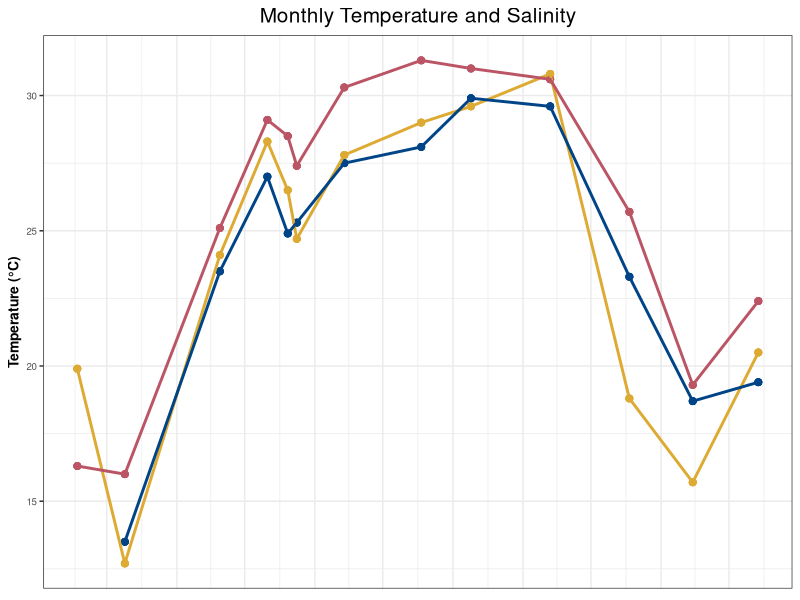
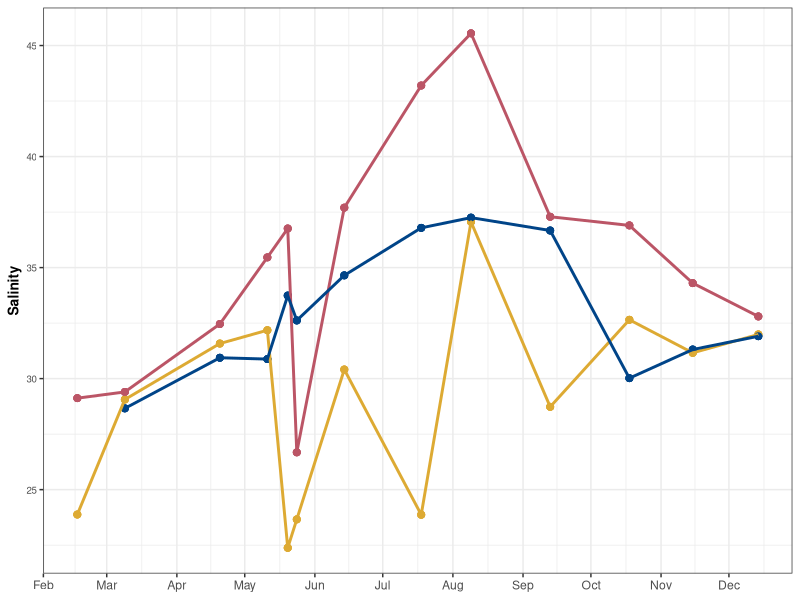
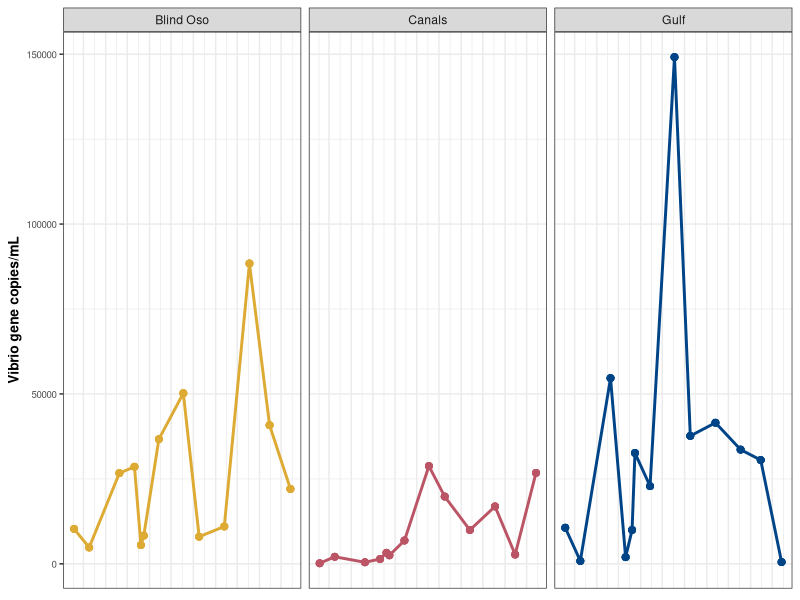
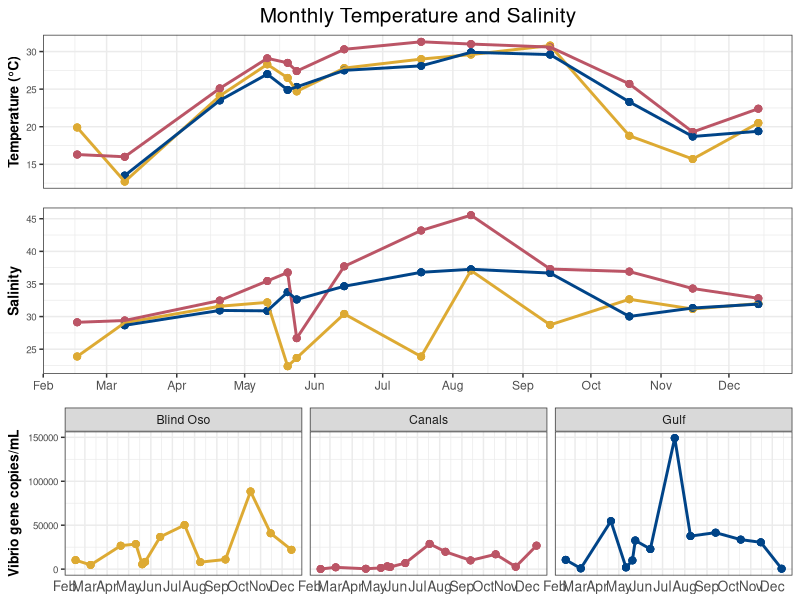
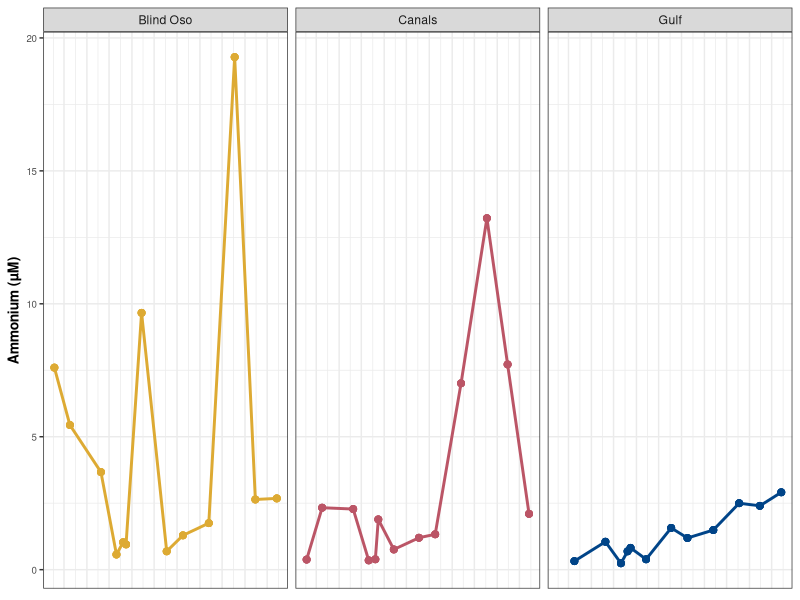
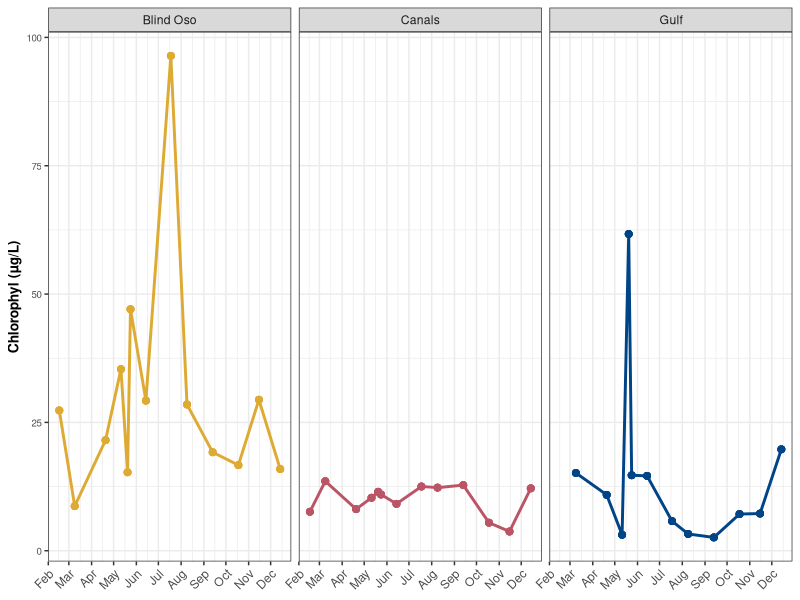
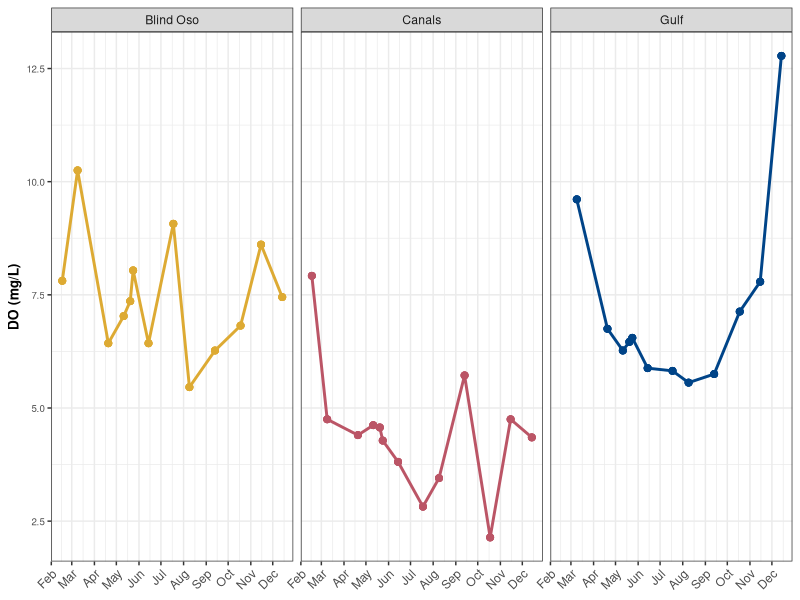
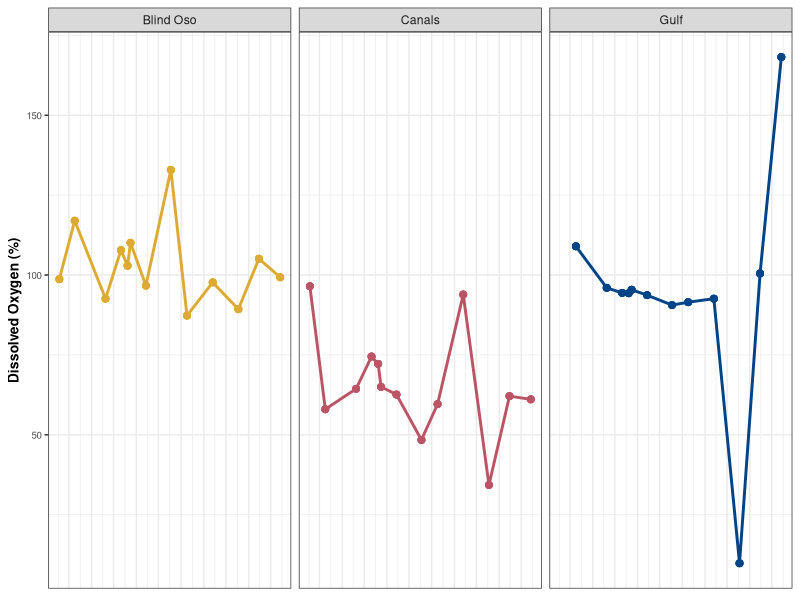

These figures' R source, in order:
## ---- chunk 1
library(tidyverse)
library(here)
library(ggpubr)
library(lubridate)
library(kableExtra) #Tables
## ---- chunk 2
here<- here::here
## ---- chunk 3
cbbPalette <- c("#DDAA33", "#BB5566", "#004488")
## ---- chunk 4
d1<- read_csv(here("data", "processed_data", "tx_master.csv"))
env<- read_csv(here("data", "processed_data", "env", "env_meta.csv"))
## ---- chunk 5
daily<- d1 %>%
  filter(Type %in% "Daily")

monthly<- d1 %>% 
  mutate(Type = case_when(d1$date == "2022-07-18"  ~ "Monthly", #This makes 7-18-22 a monthly value for July
                          d1$Type == "Monthly" ~ "Monthly")) %>%
  filter(Type %in% "Monthly") 
## ---- chunk 6
env_meta_monthly<- 
  env %>%
  dplyr::select(Date, Site, Water_depth) %>%
  filter(!between(Date, as.Date('2022-07-07'), as.Date("2022-07-17")),
         !Date %in% as.Date('2022-07-19'),
         !grepl('-', Water_depth),
         !Date %in% (c(as.Date('2022-06-28'), as.Date('2022-05-20'), as.Date('2022-05-24'), as.Date('2022-07-05')))) %>%
  unique() %>%
  drop_na() %>%
  mutate(Water_depth = as.numeric(Water_depth))

## ---- chunk 7
temp<- monthly %>% ggplot() + 
  geom_point(
  aes(
    x = date,
    y = temp,
    color = site),
  size = 2)+
  geom_line(
  aes(
    x = date,
    y = temp,
    color = site),
  size = 1)+
  theme_bw()+
  #facet_wrap(~site)+
  labs(
    x = "Date",
    y = "Temperature (°C)",
    title = "Monthly Temperature and Salinity",
    color = "Site")+
  theme(
    plot.title= element_text(hjust = 0.5, size = 15),
    axis.title.x = element_blank(),
    axis.ticks.x = element_blank(),
    axis.text.x = element_blank(),
    axis.text.y = element_text(size = 7),
    axis.title.y = element_text(size = 10, face = "bold"),
    legend.position = "none",
    legend.background = element_rect(colour = 'black', fill = 'white', linetype='solid')) + #Moves legend onto plot 
    scale_color_manual(values = cbbPalette)+
   scale_x_date(date_breaks="1 month", date_labels="%b")


temp
  
## ---- chunk 8
sal<-  monthly %>% ggplot() + 
  geom_point(
  aes(
    x = date,
    y = sal,
    color = site),
  size = 2)+
  geom_line(
  aes(
    x = date,
    y = sal,
    color = site),
  size = 1)+
  theme_bw()+
  #facet_wrap(~site)+
  labs(
    x = "Date",
    y = "Salinity",
   # title = "Monthly Temperatures",
    color = "Site")+
  theme(
    plot.title= element_text(hjust = 0.5, size = 20),
    axis.title.x = element_blank(),
    #axis.ticks.x = element_blank(),
    #axis.text.x = element_blank(),
    axis.text.y = element_text(size = 7),
    axis.title.y = element_text(size = 10, face = "bold"),
    legend.position = "none",
    legend.background = element_rect(colour = 'black', fill = 'white', linetype='solid')) + #Moves legend onto plot 
    scale_color_manual(values = cbbPalette)+
   scale_x_date(date_breaks="1 month", date_labels="%b")


sal
## ---- chunk 9
fig3 <- monthly %>% ggplot() + 
  geom_point(
  aes(
    x = date,
    y = copies_mL,
    color = site),
  size = 2)+
  geom_line(
  aes(
    x = date,
    y = copies_mL,
    color = site),
  size = 1)+
  theme_bw()+
  facet_wrap(~site)+
  labs(
    x = "Date",
    y = "Vibrio gene copies/mL",
   # title = "Monthly Temperatures",
    color = "Site")+
  theme(
    plot.title= element_text(hjust = 0.5, size = 20),
    axis.title.x = element_blank(),
    axis.ticks.x = element_blank(),
    axis.text.x = element_blank(),
    axis.text.y = element_text(size = 7),
    axis.title.y = element_text(size = 10, face = "bold"),
    legend.position = "none",
    legend.background = element_rect(colour = 'black', fill = 'white', linetype='solid')) + #Moves legend onto plot 
    scale_color_manual(values = cbbPalette)+

   scale_x_date(date_breaks="1 month", date_labels="%b")

fig3
## ---- chunk 10
figp<- ggarrange(temp,sal, fig3 + font("x.text", size = 10), ncol = 1, nrow = 3,align = "v")

figp
## ---- chunk 11
amm<- monthly %>% ggplot() + 
  geom_point(
  aes(
    x = date,
    y = amm,
    color = site),
  size = 2)+
  geom_line(
  aes(
    x = date,
    y = amm,
    color = site),
  size = 1)+
  theme_bw()+
  facet_wrap(~site)+
  labs(
    x = "Date",
    y = "Ammonium (µM)",
   # title = "Monthly Temperatures",
    color = "Site")+
  theme(
    plot.title= element_text(hjust = 0.5, size = 20),
    axis.title.x = element_blank(),
    axis.ticks.x = element_blank(),
    axis.text.x = element_blank(),
    axis.text.y = element_text(size = 7),
    axis.title.y = element_text(size = 10, face = "bold"),
    legend.position = "none",
    legend.background = element_rect(colour = 'black', fill = 'white', linetype='solid')) + #Moves legend onto plot 
    scale_color_manual(values = cbbPalette)+

   scale_x_date(date_breaks="1 month", date_labels="%b")
amm
## ---- chunk 12
chl<- monthly %>% ggplot() + 
  geom_point(
  aes(
    x = date,
    y = chl,
    color = site),
  size = 2)+
  geom_line(
  aes(
    x = date,
    y = chl,
    color = site),
  size = 1)+
  theme_bw()+
  facet_wrap(~site)+
  labs(
    x = "Date",
    y = "Chlorophyl (µg/L)",
   # title = "Monthly Temperatures",
    color = "Site")+
  theme(
    plot.title= element_text(hjust = 0.5, size = 20),
    axis.title.x = element_blank(),
   # axis.ticks.x = element_blank(),
    axis.text.x = element_text(hjust = 1, angle = 45),
    axis.text.y = element_text(size = 7),
    axis.title.y = element_text(size = 10, face = "bold"),
    legend.position = "none",
    legend.background = element_rect(colour = 'black', fill = 'white', linetype='solid')) + #Moves legend onto plot 
    scale_color_manual(values = cbbPalette)+

   scale_x_date(date_breaks="1 month", date_labels="%b")
chl
## ---- chunk 13
do_mgl<-monthly %>% ggplot() + 
  geom_point(
  aes(
    x = date,
    y = do_mgl,
    color = site),
  size = 2)+
  geom_line(
  aes(
    x = date,
    y = do_mgl,
    color = site),
  size = 1)+
  theme_bw()+
  facet_wrap(~site)+
  labs(
    x = "Date",
    y = "DO (mg/L)",
   # title = "Monthly Temperatures",
    color = "Site")+
  theme(
    plot.title= element_text(hjust = 0.5, size = 20),
    axis.title.x = element_blank(),
   # axis.ticks.x = element_blank(),
    axis.text.x = element_text(hjust = 1, angle = 45),
    axis.text.y = element_text(size = 7),
    axis.title.y = element_text(size = 10, face = "bold"),
    legend.position = "none",
    legend.background = element_rect(colour = 'black', fill = 'white', linetype='solid')) + #Moves legend onto plot 
    scale_color_manual(values = cbbPalette)+

   scale_x_date(date_breaks="1 month", date_labels="%b")
do_mgl
## ---- chunk 14
do_per<- monthly %>% ggplot() + 
  geom_point(
  aes(
    x = date,
    y = do_per,
    color = site),
  size = 2)+
  geom_line(
  aes(
    x = date,
    y = do_per,
    color = site),
  size = 1)+
  theme_bw()+
  facet_wrap(~site)+
  labs(
    x = "Date",
    y = "Dissolved Oxygen (%)",
   # title = "Monthly Temperatures",
    color = "Site")+
  theme(
    plot.title= element_text(hjust = 0.5, size = 20),
    axis.title.x = element_blank(),
    axis.ticks.x = element_blank(),
    axis.text.x = element_blank(),
    axis.text.y = element_text(size = 7),
    axis.title.y = element_text(size = 10, face = "bold"),
    legend.position = "none",
    legend.background = element_rect(colour = 'black', fill = 'white', linetype='solid')) + #Moves legend onto plot 
    scale_color_manual(values = cbbPalette)+

   scale_x_date(date_breaks="1 month", date_labels="%b")
do_per
## ---- chunk 15
ph<- monthly %>% ggplot() + 
  geom_point(
  aes(
    x = date,
    y = pH,
    color = site),
  size = 2)+
  geom_line(
  aes(
    x = date,
    y = pH,
    color = site),
  size = 1)+
  theme_bw()+
  facet_wrap(~site)+
  labs(
    x = "Date",
    y = "pH",
   # title = "Monthly Temperatures",
    color = "Site")+
  theme(
    plot.title= element_text(hjust = 0.5, size = 20),
    axis.title.x = element_blank(),
    axis.ticks.x = element_blank(),
    axis.text.x = element_blank(),
    axis.text.y = element_text(size = 7),
    axis.title.y = element_text(size = 10, face = "bold"),
    legend.position = "none",
    legend.background = element_rect(colour = 'black', fill = 'white', linetype='solid')) + #Moves legend onto plot 
    scale_color_manual(values = cbbPalette)+

   scale_x_date(date_breaks="1 month", date_labels="%b")
ph
## ---- chunk 16
secchi<- monthly %>% ggplot() + 
  geom_point(
  aes(
    x = date,
    y = secchi,
    color = site),
  size = 2)+
  geom_line(
  aes(
    x = date,
    y = secchi,
    color = site),
  size = 1)+
  theme_bw()+
  facet_wrap(~site)+
  labs(
    x = "Date",
    y = "Secchi Depth (m)",
   # title = "Monthly Temperatures",
    color = "Site")+
  theme(
    plot.title= element_text(hjust = 0.5, size = 20),
    axis.title.x = element_blank(),
    axis.ticks.x = element_blank(),
    axis.text.x = element_blank(),
    axis.text.y = element_text(size = 7),
    axis.title.y = element_text(size = 10, face = "bold"),
    legend.position = "none",
    legend.background = element_rect(colour = 'black', fill = 'white', linetype='solid')) + #Moves legend onto plot 
    scale_color_manual(values = cbbPalette)+

   scale_x_date(date_breaks="1 month", date_labels="%b")

secchi
## ---- chunk 17
nn<- monthly %>% ggplot() + 
  geom_point(
  aes(
    x = date,
    y = nn,
    color = site),
  size = 2)+
  geom_line(
  aes(
    x = date,
    y = nn,
    color = site),
  size = 1)+
  theme_bw()+
  facet_wrap(~site)+
  labs(
    x = "Date",
    y = "Nitrate+Nitrite (µM)",
   # title = "Monthly Temperatures",
    color = "Site")+
  theme(
    plot.title= element_text(hjust = 0.5, size = 20),
    axis.title.x = element_blank(),
    axis.ticks.x = element_blank(),
    axis.text.x = element_blank(),
    axis.text.y = element_text(size = 7),
    axis.title.y = element_text(size = 10, face = "bold"),
    legend.position = "none",
    legend.background = element_rect(colour = 'black', fill = 'white', linetype='solid')) + #Moves legend onto plot 
    scale_color_manual(values = cbbPalette)+

   scale_x_date(date_breaks="1 month", date_labels="%b")

nn
## ---- chunk 18
orthop<- monthly %>% ggplot() + 
  geom_point(
  aes(
    x = date,
    y = orthop,
    color = site),
  size = 2)+
  geom_line(
  aes(
    x = date,
    y = orthop,
    color = site),
  size = 1)+
  theme_bw()+
  facet_wrap(~site)+
  labs(
    x = "Date",
    y = "Orthophosphate (µM)",
   # title = "Monthly Temperatures",
    color = "Site")+
  theme(
    plot.title= element_text(hjust = 0.5, size = 20),
    axis.title.x = element_blank(),
    axis.ticks.x = element_blank(),
    axis.text.x = element_blank(),
    axis.text.y = element_text(size = 7),
    axis.title.y = element_text(size = 10, face = "bold"),
    legend.position = "none",
    legend.background = element_rect(colour = 'black', fill = 'white', linetype='solid')) + #Moves legend onto plot 
    scale_color_manual(values = cbbPalette)+

   scale_x_date(date_breaks="1 month", date_labels="%b")
orthop
## ---- chunk 19
sil<-monthly %>% 
  filter(site %in% "Canals") %>%
  ggplot() + 
  geom_point(
  aes(
    x = date,
    y = sil,
    color = site),
  size = 2)+
  geom_line(
  aes(
    x = date,
    y = sil,
    color = site))+
  theme_bw()+
  #facet_wrap(~site)+
  labs(
    x = "Date",
    y = "Silicate (µM)",
    title = "Canals: Silicate",
    color = "Site")+
  theme(
    plot.title= element_text(hjust = 0.5, size = 20),
   # axis.title.x = element_blank(),
    #axis.ticks.x = element_blank(),
    #axis.text.x = element_blank(),
    axis.text.y = element_text(size = 7),
    axis.title.y = element_text(size = 10, face = "bold"),
    legend.position = "none",
    legend.background = element_rect(colour = 'black', fill = 'white', linetype='solid')) + #Moves legend onto plot 
    scale_color_manual(values = cbbPalette)+

   scale_x_date(date_breaks="1 month", date_labels="%b")

sil
## ---- chunk 20
din<- monthly %>% ggplot() + 
  geom_point(
  aes(
    x = date,
    y = din,
    color = site),
  size = 2)+
  geom_line(
  aes(
    x = date,
    y = din,
    color = site),
  size = 1)+
  theme_bw()+
  facet_wrap(~site)+
  labs(
    x = "Date",
    y = "DIN (µM)",
   # title = "Monthly Temperatures",
    color = "Site")+
  theme(
    plot.title= element_text(hjust = 0.5, size = 20),
    axis.title.x = element_blank(),
    axis.ticks.x = element_blank(),
    axis.text.x = element_blank(),
    axis.text.y = element_text(size = 7),
    axis.title.y = element_text(size = 10, face = "bold"),
    legend.position = "none",
    legend.background = element_rect(colour = 'black', fill = 'white', linetype='solid')) + #Moves legend onto plot 
    scale_color_manual(values = cbbPalette)+

   scale_x_date(date_breaks="1 month", date_labels="%b")
din
## ---- chunk 21
din_dip<- monthly %>% ggplot() + 
  geom_point(
  aes(
    x = date,
    y = din_dip,
    color = site),
  size = 2)+
  geom_line(
  aes(
    x = date,
    y = din_dip,
    color = site),
  size = 1)+
  theme_bw()+
  facet_wrap(~site)+
  labs(
    x = "Date",
    y = "DIN:DIP (µM)",
   # title = "Monthly Temperatures",
    color = "Site")+
  theme(
    plot.title= element_text(hjust = 0.5, size = 20),
    axis.title.x = element_blank(),
    axis.ticks.x = element_blank(),
    axis.text.x = element_blank(),
    axis.text.y = element_text(size = 7),
    axis.title.y = element_text(size = 10, face = "bold"),
    legend.position = "none",
    legend.background = element_rect(colour = 'black', fill = 'white', linetype='solid')) + #Moves legend onto plot 
    scale_color_manual(values = cbbPalette)+

   scale_x_date(date_breaks="1 month", date_labels="%b")

din_dip
## ---- chunk 22
tdn<- monthly %>% ggplot() + 
  geom_point(
  aes(
    x = date,
    y = tdn,
    color = site),
  size = 2)+
  geom_line(
  aes(
    x = date,
    y = tdn,
    color = site),
  size = 1)+
  theme_bw()+
  facet_wrap(~site)+
  labs(
    x = "Date",
    y = "TDN (µM)",
   # title = "Monthly Temperatures",
    color = "Site")+
  theme(
    plot.title= element_text(hjust = 0.5, size = 20),
    axis.title.x = element_blank(),
    axis.ticks.x = element_blank(),
    axis.text.x = element_blank(),
    axis.text.y = element_text(size = 7),
    axis.title.y = element_text(size = 10, face = "bold"),
    legend.position = "none",
    legend.background = element_rect(colour = 'black', fill = 'white', linetype='solid')) + #Moves legend onto plot 
    scale_color_manual(values = cbbPalette)+

   scale_x_date(date_breaks="1 month", date_labels="%b")

tdn
## ---- chunk 23
don<- monthly %>% ggplot() + 
  geom_point(
  aes(
    x = date,
    y = don,
    color = site),
  size = 2)+
  geom_line(
  aes(
    x = date,
    y = don,
    color = site),
  size = 1)+
  theme_bw()+
  facet_wrap(~site)+
  labs(
    x = "Date",
    y = "DON (µM)",
   # title = "Monthly Temperatures",
    color = "Site")+
  theme(
    plot.title= element_text(hjust = 0.5, size = 20),
    axis.title.x = element_blank(),
    axis.ticks.x = element_blank(),
    axis.text.x = element_blank(),
    axis.text.y = element_text(size = 7),
    axis.title.y = element_text(size = 10, face = "bold"),
    legend.position = "none",
    legend.background = element_rect(colour = 'black', fill = 'white', linetype='solid')) + #Moves legend onto plot 
    scale_color_manual(values = cbbPalette)+

   scale_x_date(date_breaks="1 month", date_labels="%b")
don
## ---- chunk 24
doc<- monthly %>% ggplot() + 
  geom_point(
  aes(
    x = date,
    y = doc,
    color = site),
  size = 2)+
  geom_line(
  aes(
    x = date,
    y = doc,
    color = site),
  size = 1)+
  theme_bw()+
  facet_wrap(~site)+
  labs(
    x = "Date",
    y = "DOC (µM)",
   # title = "Monthly Temperatures",
    color = "Site")+
  theme(
    plot.title= element_text(hjust = 0.5, size = 20),
    axis.title.x = element_blank(),
    axis.ticks.x = element_blank(),
    axis.text.x = element_blank(),
    axis.text.y = element_text(size = 7),
    axis.title.y = element_text(size = 10, face = "bold"),
    legend.position = "none",
    legend.background = element_rect(colour = 'black', fill = 'white', linetype='solid')) + #Moves legend onto plot 
    scale_color_manual(values = cbbPalette)+

   scale_x_date(date_breaks="1 month", date_labels="%b")
doc
## ---- chunk 25
toc<- monthly %>% ggplot() + 
  geom_point(
  aes(
    x = date,
    y = toc,
    color = site),
  size = 2)+
  geom_line(
  aes(
    x = date,
    y = toc,
    color = site),
  size = 1)+
  theme_bw()+
  facet_wrap(~site)+
  labs(
    x = "Date",
    y = "TOC (µM)",
   # title = "Monthly Temperatures",
    color = "Site")+
  theme(
    plot.title= element_text(hjust = 0.5, size = 20),
    axis.title.x = element_blank(),
    axis.ticks.x = element_blank(),
    axis.text.x = element_blank(),
    axis.text.y = element_text(size = 7),
    axis.title.y = element_text(size = 10, face = "bold"),
    legend.position = "none",
    legend.background = element_rect(colour = 'black', fill = 'white', linetype='solid')) + #Moves legend onto plot 
    scale_color_manual(values = cbbPalette)+

   scale_x_date(date_breaks="1 month", date_labels="%b")
toc
## ---- chunk 26
tn<- monthly %>% ggplot() + 
  geom_point(
  aes(
    x = date,
    y = tn,
    color = site),
  size = 2)+
  geom_line(
  aes(
    x = date,
    y = tn,
    color = site),
  size = 1)+
  theme_bw()+
  facet_wrap(~site)+
  labs(
    x = "Date",
    y = "TN (µM)",
   # title = "Monthly Temperatures",
    color = "Site")+
  theme(
    plot.title= element_text(hjust = 0.5, size = 20),
    axis.title.x = element_blank(),
    axis.ticks.x = element_blank(),
    axis.text.x = element_blank(),
    axis.text.y = element_text(size = 7),
    axis.title.y = element_text(size = 10, face = "bold"),
    legend.position = "none",
    legend.background = element_rect(colour = 'black', fill = 'white', linetype='solid')) + #Moves legend onto plot 
    scale_color_manual(values = cbbPalette)+

   scale_x_date(date_breaks="1 month", date_labels="%b")
tn
## ---- chunk 27
final<- ggarrange(
                temp,
                sal,
                #nn,
                #orthop,
                #amm,
                #din,
                #don,
                #doc,
               # toc,
                #pH,
               # tn,
                #sil,
               # cop,
                #tdn,
                #do_mgl,
                #secchi,
                #din_dip,
                #chl,
                #font("x.text", size = 8.5),
                ncol = 1, 
                nrow = 2,
                align = "v")

final

ggsave(here("results", "plots", "env_monthly.png"))
## ---- chunk 28
yeet<-
  monthly %>%
  dplyr::select(date, site, hr_cst,
        sal, temp, orthop, nn, amm, chl, secchi ) %>%
  filter(#site %in% "Gulf",
         !date == as.Date('2022-05-24') & !date == as.Date('2022-05-20'),
         hr_cst %in% "01" | hr_cst %in% "00")
## ---- chunk 29
bo<-
  yeet %>%
  filter(site %in% "Blind Oso")

c2<-
  yeet %>%
  filter(site %in% "Canals")

rd<-
  yeet %>%
  filter(site %in% "Gulf") %>%
  drop_na()
## ---- chunk 30
mean(bo$nn)
## ---- chunk 31
write_csv(bo, here('data', 'processed_data', 'env', 'bo_thesis.csv'))
write_csv(c2, here('data', 'processed_data', 'env', 'c2_thesis.csv'))
write_csv(rd, here('data', 'processed_data', 'env', 'rd_thesis.csv'))
